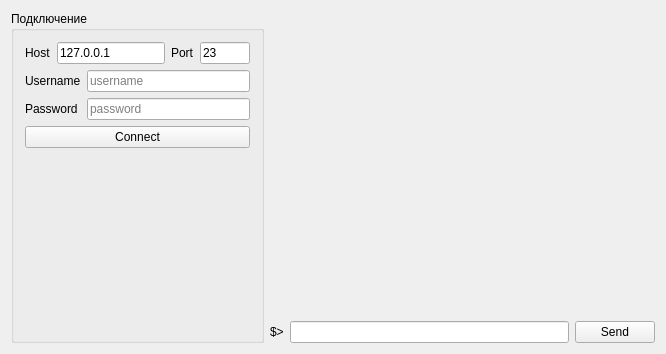
<?xml version="1.0" encoding="UTF-8"?>
<ui version="4.0">
 <class>MainWindow</class>
 <widget class="QMainWindow" name="MainWindow">
  <property name="geometry">
   <rect>
    <x>0</x>
    <y>0</y>
    <width>666</width>
    <height>354</height>
   </rect>
  </property>
  <property name="windowTitle">
   <string>MainWindow</string>
  </property>
  <widget class="QWidget" name="centralWidget">
   <layout class="QHBoxLayout" name="horizontalLayout_3">
    <item>
     <widget class="QGroupBox" name="groupBox">
      <property name="sizePolicy">
       <sizepolicy hsizetype="Fixed" vsizetype="Preferred">
        <horstretch>0</horstretch>
        <verstretch>0</verstretch>
       </sizepolicy>
      </property>
      <property name="title">
       <string>Подключение</string>
      </property>
      <layout class="QVBoxLayout" name="verticalLayout">
       <item>
        <layout class="QHBoxLayout" name="horizontalLayout_2">
         <item>
          <widget class="QLabel" name="label_4">
           <property name="text">
            <string>Host</string>
           </property>
          </widget>
         </item>
         <item>
          <widget class="QLineEdit" name="leHost">
           <property name="text">
            <string>127.0.0.1</string>
           </property>
          </widget>
         </item>
         <item>
          <widget class="QLabel" name="label_5">
           <property name="text">
            <string>Port</string>
           </property>
          </widget>
         </item>
         <item>
          <widget class="QLineEdit" name="lePort">
           <property name="sizePolicy">
            <sizepolicy hsizetype="Fixed" vsizetype="Fixed">
             <horstretch>50</horstretch>
             <verstretch>0</verstretch>
            </sizepolicy>
           </property>
           <property name="maximumSize">
            <size>
             <width>50</width>
             <height>16777215</height>
            </size>
           </property>
           <property name="text">
            <string>23</string>
           </property>
          </widget>
         </item>
        </layout>
       </item>
       <item>
        <layout class="QFormLayout" name="formLayout">
         <item row="0" column="0">
          <widget class="QLabel" name="label">
           <property name="text">
            <string>Username</string>
           </property>
          </widget>
         </item>
         <item row="0" column="1">
          <widget class="QLineEdit" name="leUsername">
           <property name="placeholderText">
            <string>username</string>
           </property>
          </widget>
         </item>
         <item row="1" column="0">
          <widget class="QLabel" name="label_2">
           <property name="text">
            <string>Password</string>
           </property>
          </widget>
         </item>
         <item row="1" column="1">
          <widget class="QLineEdit" name="lePassword">
           <property name="echoMode">
            <enum>QLineEdit::Password</enum>
           </property>
           <property name="placeholderText">
            <string>password</string>
           </property>
          </widget>
         </item>
        </layout>
       </item>
       <item>
        <widget class="QPushButton" name="pbConnect">
         <property name="text">
          <string>Connect</string>
         </property>
        </widget>
       </item>
       <item>
        <spacer name="verticalSpacer">
         <property name="orientation">
          <enum>Qt::Vertical</enum>
         </property>
         <property name="sizeHint" stdset="0">
          <size>
           <width>20</width>
           <height>40</height>
          </size>
         </property>
        </spacer>
       </item>
      </layout>
     </widget>
    </item>
    <item>
     <layout class="QVBoxLayout" name="verticalLayout_3">
      <item>
       <widget class="QLabel" name="lbConsole">
        <property name="sizePolicy">
         <sizepolicy hsizetype="Expanding" vsizetype="Expanding">
          <horstretch>0</horstretch>
          <verstretch>0</verstretch>
         </sizepolicy>
        </property>
        <property name="cursor">
         <cursorShape>IBeamCursor</cursorShape>
        </property>
        <property name="text">
         <string/>
        </property>
        <property name="textFormat">
         <enum>Qt::PlainText</enum>
        </property>
        <property name="alignment">
         <set>Qt::AlignLeading|Qt::AlignLeft|Qt::AlignTop</set>
        </property>
        <property name="textInteractionFlags">
         <set>Qt::LinksAccessibleByMouse|Qt::TextSelectableByMouse</set>
        </property>
       </widget>
      </item>
      <item>
       <layout class="QHBoxLayout" name="horizontalLayout">
        <item>
         <widget class="QLabel" name="label_3">
          <property name="text">
           <string>$&gt;</string>
          </property>
         </widget>
        </item>
        <item>
         <widget class="QLineEdit" name="leCmd">
          <property name="text">
           <string/>
          </property>
          <property name="placeholderText">
           <string/>
          </property>
         </widget>
        </item>
        <item>
         <widget class="QPushButton" name="pbSend">
          <property name="text">
           <string>Send</string>
          </property>
         </widget>
        </item>
       </layout>
      </item>
     </layout>
    </item>
   </layout>
  </widget>
 </widget>
 <layoutdefault spacing="6" margin="11"/>
 <resources/>
 <connections/>
</ui>
